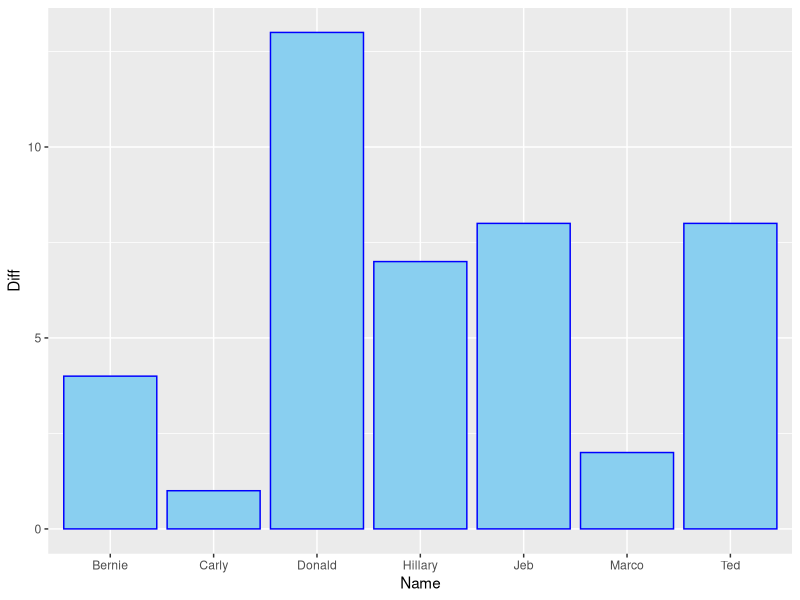

The R source for this figure:
# Load ggplot #
library(ggplot2)

# Define and Inspect Data #
   # Create Vectors
Name <- c("Jeb", "Donald", "Ted", "Marco", "Carly", "Hillary", "Bernie")
ABC_poll   <- c(4, 62, 51, 21, 2, 14, 15)
CBS_poll   <- c( 12, 75, 43, 19, 1, 21, 19)

   # Create Data Frame
df_polls <- data.frame(Name, ABC_poll, CBS_poll)

   # Inspect DF
str(df_polls)
head(df_polls)

# Compute Summary Statistics #
   # Mean of polls
mean(df_polls$ABC_poll)
mean(df_polls$CBS_poll)
   # Median of polls
median(df_polls$ABC_poll)
median(df_polls$CBS_poll)
   # Range of polls
range(df_polls[, c("ABC_poll", "CBS_poll")])
   # Add Column for CBS & ABC Difference
df_polls$Diff <- ifelse(df_polls$CBS_poll >= df_polls$ABC_poll,
                        df_polls$CBS_poll - df_polls$ABC_poll, 
                        df_polls$ABC_poll - df_polls$CBS_poll)
df_polls

# Plot Data Frame #
polls_plot <- ggplot(df_polls, aes(x = Name, y = Diff)) +
              geom_col(fill = "#89CFF0", color = "blue")
polls_plot
